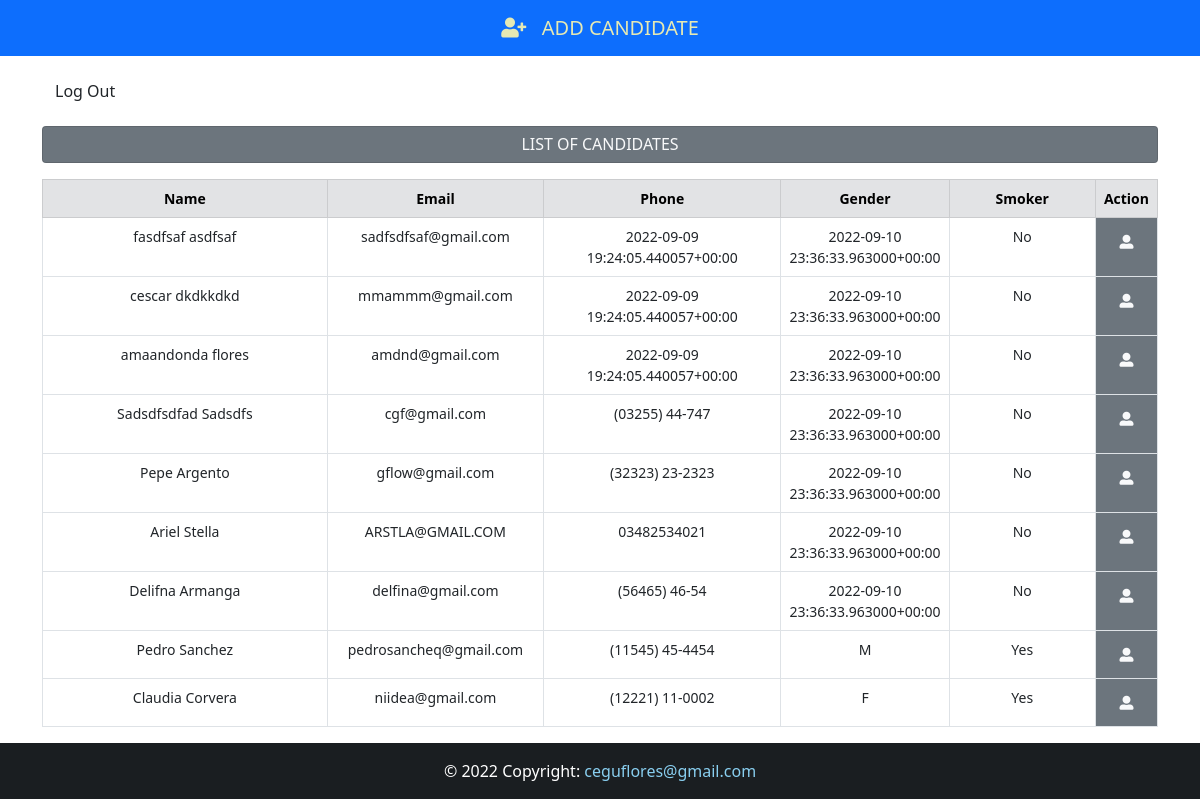
Page /backend (signed in) on the earlier database version.
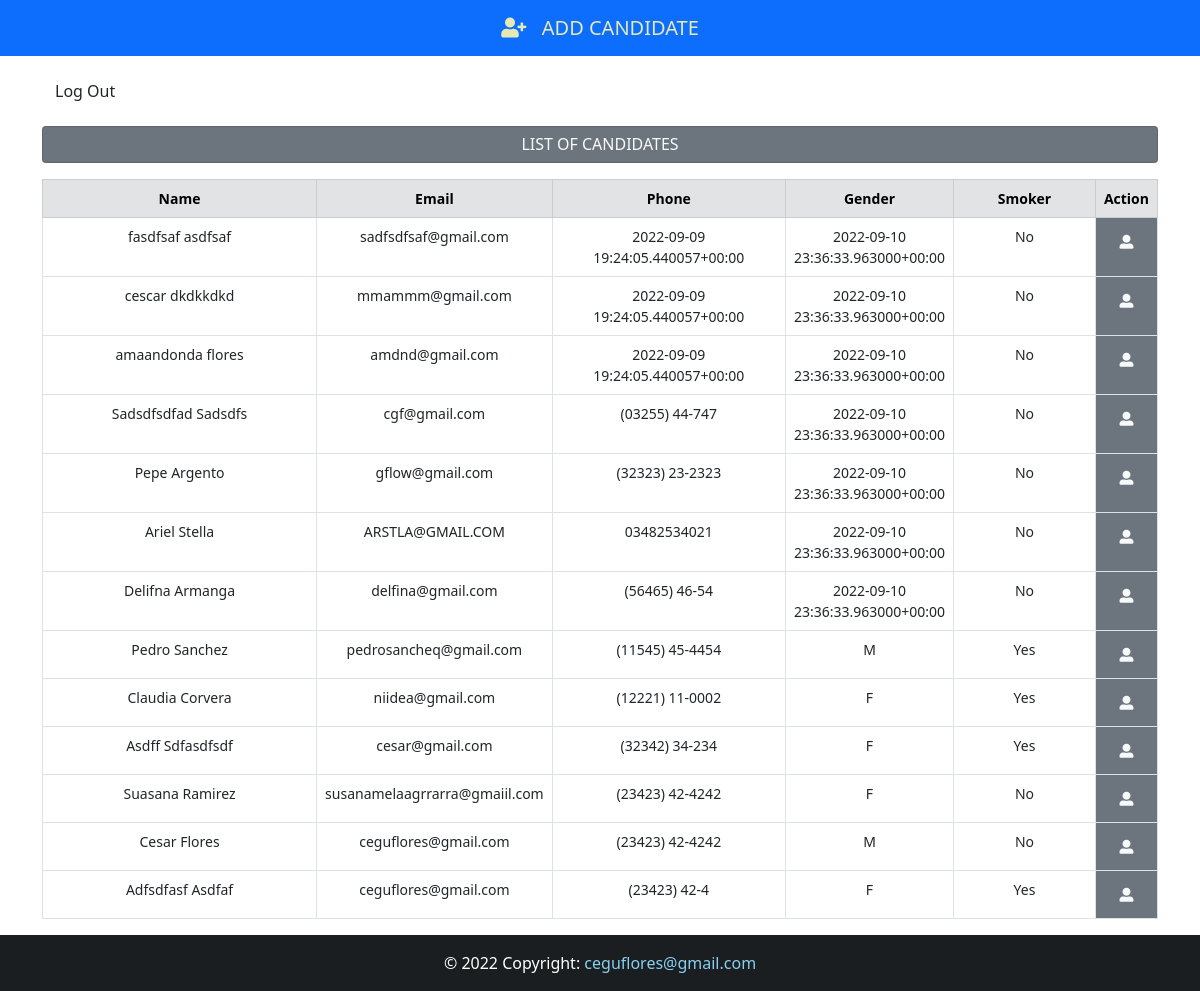
Same page on the later database version.
### App/models.py (models this page shows, shortened)
class Candidate(models.Model):
    firstname=models.CharField(max_length=50)
    lastname=models.CharField(max_length=50)
    email=models.EmailField(max_length=50)
    job=models.CharField(max_length=50)
    birth=models.DateField(auto_now=False,auto_now_add=False,verbose_name="Birthday")
    phone=models.CharField(max_length=25)
    personality = models.CharField(max_length=50, null=True, choices=PERSONALITY)
    salary = models.CharField(max_length=50)
    gender= models.CharField(max_length=10)
    experience=models.BooleanField(null=True)
    smoker=models.CharField(max_length= 10, choices=SMOKER, default='')
    message=models.TextField()
    file = models.FileField(upload_to='resume',blank=True, verbose_name="Resume")
    image= models.ImageField(upload_to='photo',blank=True, verbose_name="Potho")
    created_at=models.DateTimeField(auto_now_add=True)
    Situation= models.CharField(max_length=50,null=True, choices=SITUATION, default='Pending')
    company_note= models.TextField(blank=True)
    frameworks = MultiSelectField(choices=FRAMEWORKS, default="")
    languages = MultiSelectField(choices=LANGUAGES, default="")
    databases = MultiSelectField(choices=DATABASES, default="")
    libraries = MultiSelectField(choices=LIBRARIES, default="")
    mobile = MultiSelectField(choices=MOBILE, default="")
    others = MultiSelectField(choices=OTHERS, default="")
    institution= models.CharField(max_length=50)
    course= models.CharField(max_length=50)
    started_course= models.DateField(auto_now=False, auto_now_add=False)
    finished_course= models.DateField(auto_now=False, auto_now_add=False)
    about_course= models.CharField(max_length=50)
    status_course= models.CharField(max_length=50, choices=STATUSCOURSE)
    company= models.CharField(max_length=50)
    position= models.CharField(max_length=50)
    started_job= models.DateField(auto_now=False, auto_now_add=False)
    finished_job= models.DateField(auto_now=False, auto_now_add=False)
    employed= models.BooleanField(null=True,verbose_name="I am employed")
    remote= models.BooleanField(null=True,verbose_name="I agree remote to work remotely")
    travel= models.BooleanField(null=True,verbose_name="I' m avaible for travel")

### App/views.py (the view)
# urls.py: path('backend', views.backend, name='backend'),
@login_required(login_url='login')
@cache_control(no_cache=True, must_revalidate=True, no_store=True)
def backend(request):
    context = {'data_read': Candidate.objects.all()}
    return render(request,"backend.html", context)

### App/templates/backend.html
{% extends 'base.html' %}
{% block content %}
<div class="container" style="widt: 90%; font-size:14px">
    <a href="{% url 'home' %}" class="btn btn-out-danger mt-3 mb-3 my-btn">Log Out</a>
    <h6 class="card p-2 bg-secondary text-light text-center mb-3">LIST OF CANDIDATES</h6>
    <table class="table table-bordered text-center">
        <thead class="table-secondary">
            <tr>
                <th style="width: 30%;">Name</th>
                <th style="width: 20%;">Email</th>
                <th style="width: 23%;">Phone</th>
                <th style="width: 7%;">Gender</th>
                <th style="width: 15%;">Smoker</th>
                <th solspan="2" style="width: 5%;">Action</th>
            </tr>
        </thead>
        <body>
            {% for data in data_read %}
            <tr>
                <td>{{ data.firstname}} {{data.lastname}}</td>
                <td>{{ data.email}} </td>
                <td>{{ data.phone}}</td>
                <td>{{ data.gender}}</td>
                {% if data.smoker == '1' %}
                    <td>Yes</td>
                {% else %}
                    <td>No</td>
                {% endif %}
                <td class="bg-secondary">
                    <a href="{% url 'candidate' data.id %}" class="btn btnn-outline-secondary btn-sm text-light">
                        <i class="fas fa-user-alt"></i>
                    </a>
                </td>
            </tr>
            {% endfor %}
        </body>
    </table>
</div>
{% endblock content %}

Differences in the rows shown:
added Candidate: firstname "Asdff", lastname "Sdfasdfsdf", email "cesar@gmail.com", phone "(32342) 34-234", gender "F", smoker "Yes"
added Candidate: firstname "Suasana", lastname "Ramirez", email "susanamelaagrrarra@gmaiil.com", phone "(23423) 42-4242", gender "F", smoker "No"
added Candidate: firstname "Cesar", lastname "Flores", email "ceguflores@gmail.com", phone "(23423) 42-4242", gender "M", smoker "No"
added Candidate: firstname "Adfsdfasf", lastname "Asdfaf", email "ceguflores@gmail.com", phone "(23423) 42-4", gender "F", smoker "Yes"
